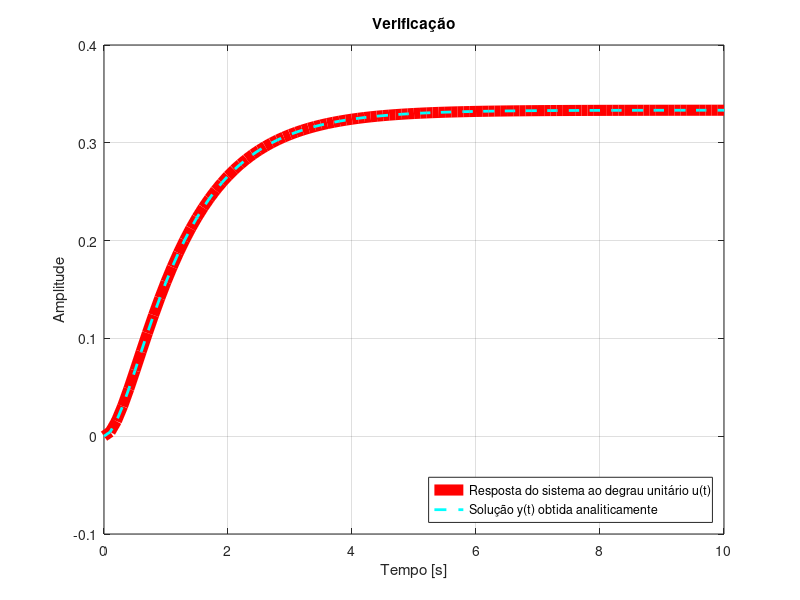

This chart was generated by the following MATLAB code:
close all; clc; clear;
%% Lista 2 - Ex 3
% Considere a equação diferencial:
%        y'' + 4y' + 3y = u
% em que y(0) = y'(0) = 0 e u(t) é um degrau unitário. 
% Determine a solução y(t) analiticamente e verifique-a 
% traçando em um gráfico a solução analítica e a resposta 
% ao degrau obtida com a função step.
% (figura) 

num = 1; 
den = [1 4 3];
sys = tf(num, den)

t = 0:0.1:10;
ut = step(sys, t); % degrau unitário
yt = 1/3 - 1/2*exp(-t) + 1/6*exp(-3*t);

%plot
plot(t, ut,'-', 'Color', 'r', 'LineWidth', 8)
hold on
plot(t, yt, '--', 'Color', 'c', 'LineWidth', 2)

grid on;

title('Verificação');
xlabel('Tempo [s]');
ylabel('Amplitude');
legend('Resposta do sistema ao degrau unitário u(t)', ...
    'Solução y(t) obtida analiticamente', ...
    'Location','southeast')